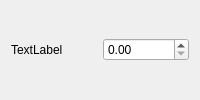
<?xml version="1.0" encoding="UTF-8"?>
<ui version="4.0">
 <class>NumberGUI</class>
 <widget class="QWidget" name="NumberGUI">
  <property name="geometry">
   <rect>
    <x>0</x>
    <y>0</y>
    <width>0</width>
    <height>0</height>
   </rect>
  </property>
  <property name="windowTitle">
   <string>NumberGUI</string>
  </property>
   <layout class="QHBoxLayout" name="horizontalLayout">
    <item>
     <widget class="QLabel" name="label">
      <property name="text">
       <string>TextLabel</string>
      </property>
     </widget>
    </item>
    <item>
     <widget class="QDoubleSpinBox" name="doubleSpinBox"/>
    </item>
   </layout>
 </widget>
 <resources/>
 <connections/>
</ui>
